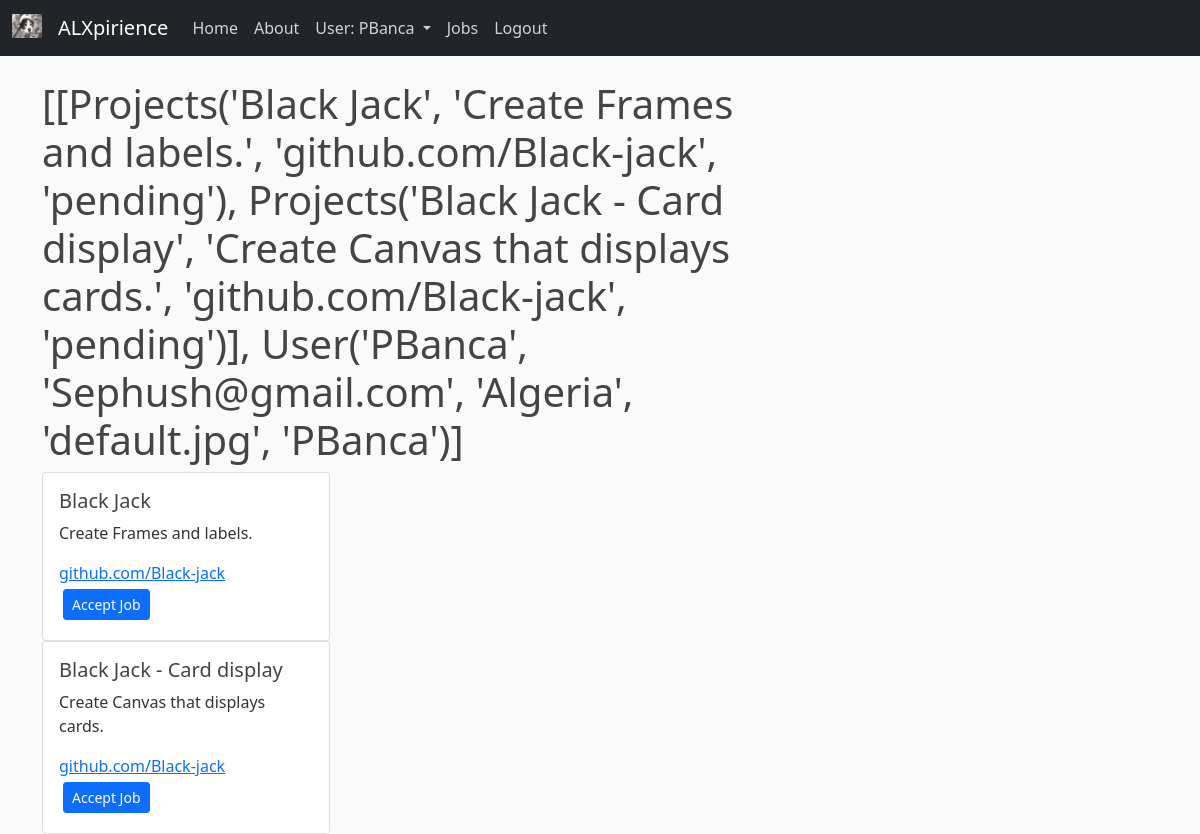
Screenshot of /jobs (signed in) with the database file from the repository.
### expirience/data_base.py (models this page shows)
class User(db.Model, UserMixin):
    id = db.Column(db.Integer, primary_key=True, autoincrement=True)
    username = db.Column(db.String(20), unique=True, nullable=False)
    email = db.Column(db.String(120), unique=True, nullable=False)
    git_hub = db.Column(db.String(120), nullable=False)
    country = db.Column(db.String(40), nullable=False)
    password = db.Column(db.String(60), nullable=False)
    image_file = db.Column(db.String(20), nullable=False, default='default.jpg')
    skills = db.relationship('Skills', backref='author', lazy=True)
    projects = db.relationship('Projects', backref='author', lazy=True)
    def __repr__(self):
        return f"User('{self.username}', '{self.email}', '{self.country}', '{self.image_file}', '{self.git_hub}')"

class Projects(db.Model):
    id = db.Column(db.Integer, primary_key=True, autoincrement=True)
    project_name = db.Column(db.String(100), nullable=False)
    project_description = db.Column(db.Text, nullable=False)
    project_link = db.Column(db.String(120), nullable=False)
    skills_required = db.Column(db.String(120), nullable=False)
    project_status = db.Column(db.String(20), nullable=False, default='pending')
    user_id = db.Column(db.Integer, db.ForeignKey('user.id'), nullable=False)
    def __repr__(self):
        return f"Projects('{self.project_name}', '{self.project_description}', '{self.project_link}', '{self.project_status}')"

### expirience/routes.py (the view)
@app.route('/jobs', methods=['GET', 'POST'])
@login_required
def get_job():
    if not current_user.is_authenticated:
        return redirect(url_for('home'))
    if request.method == 'POST':
        flash('Accepted Job', 'success')
        return redirect(url_for('Home'))
    projects_current_user = [Projects.query.all(), current_user]
    print(projects_current_user, "User Projects")
    return render_template('jobs.html', title="Get Job", form=projects_current_user)

### expirience/data_base.py (called while the page is built)
@loginManager.user_loader
def get_user(user_id):
    return User.query.get(int(user_id))

### expirience/templates/jobs.html (shortened to what this page needs)
{% extends "layout.html" %}
{% block content %}
<h1>{{ form }}</h1>
{% for project in form[0] %}
    {% if project.author.id != form[1].id %}
        <div class="card" style="width: 18rem;">
            <div class="card-body">
                <h5 class="card-title">{{ project.project_name }}</h5>
                <p class="card-text">{{ project.project_description }}</p>
                <a href="project.project_link" class="card-link">{{ project.project_link }}</a>
                <form action="" method="post">
                    <button type="submit" class="btn btn-sm btn-primary m-1" >Accept Job</button>
                </form>
            </div>
        </div>
    {% endif %}
{% endfor %}
{% endblock %}

### expirience/templates/layout.html (shortened to what this page needs)
<!DOCTYPE html>
<html lang="en">
<head>
    <link href="https://cdn.jsdelivr.net/npm/bootstrap@5.0.2/dist/css/bootstrap.min.css" rel="stylesheet">
    <link rel="stylesheet" type="text/css" href="{{ url_for('static', filename='main.css') }}">
</head>
<body>
    <header class="site-header">
        <nav class="navbar navbar-expand-md navbar-dark bg-dark fixed-top">
          <div class="container-fluid">
            <a class="navbar-brand" href="{{ url_for('home') }}">
              <img src="static/images/large.ico" alt="" width="30" height="24" class="d-inline-block align-text-top">
            </a>
            <a class="navbar-brand mr-4" href="/">ALXpirience</a>
            <div class="collapse navbar-collapse" id="navbarToggle">
              <div class="navbar-nav mr-auto">
                <a class="nav-item nav-link" href="{{ url_for('home') }}">Home</a>
                <a class="nav-item nav-link" href="/about">About</a>
              </div>
              <div class="navbar-nav">
                {% if current_user.is_authenticated %}
                  <a class="nav-link dropdown-toggle" href="#" id="navbarDropdown" role="button" data-bs-toggle="dropdown" aria-expanded="false">
                    User: {{ current_user.username }}
                  </a>
                    <a class="nav-item nav-link" href="{{ url_for('get_job') }}">Jobs</a>
                    <a class="nav-item nav-link" href="{{ url_for('logout') }}">Logout</a>
                {% else %}
                  <a class="nav-item nav-link" href="{{ url_for('login') }}">Login</a>
                  <a class="nav-item nav-link" href="{{ url_for('register') }}">Register</a>
                {% endif %}
              </div>
            </div>
          </div>
        </nav>
    </header>
    <main role="main" class="container">
      <div class="row">
        <div class="col-md-8">
          {% block content %}{% endblock %}
        </div>
      </div>
    </main>
</body>
</html>

### expirience/static/main.css (style rules this page uses)
body { background: #fafafa; color: #333333; margin-top: 5rem; }
h1, h2, h3, h4, h5, h6 { color: #444444; }
.site-header .navbar-nav .nav-link { color: #cbd5db; }

### rows the page displays
User: username "PBanca"
Projects: project_name+project_description+project_link "[[Projects('Black Jack', 'Create Frames and labels.', 'github.com/Black-jack', 'pending'), Projects('Black Jack - Card display', 'Create Canvas that displays cards.', 'github.com/Black-jack', 'pending')], User('PBanca', 'Sephush@gmail.com', 'Algeria', 'default.jpg', 'PBanca')]", project_name "Black Jack", project_description "Create Frames and labels.", project_link "github.com/Black-jack"
Projects: project_name "Black Jack - Card display", project_description "Create Canvas that displays cards.", project_link "github.com/Black-jack"
